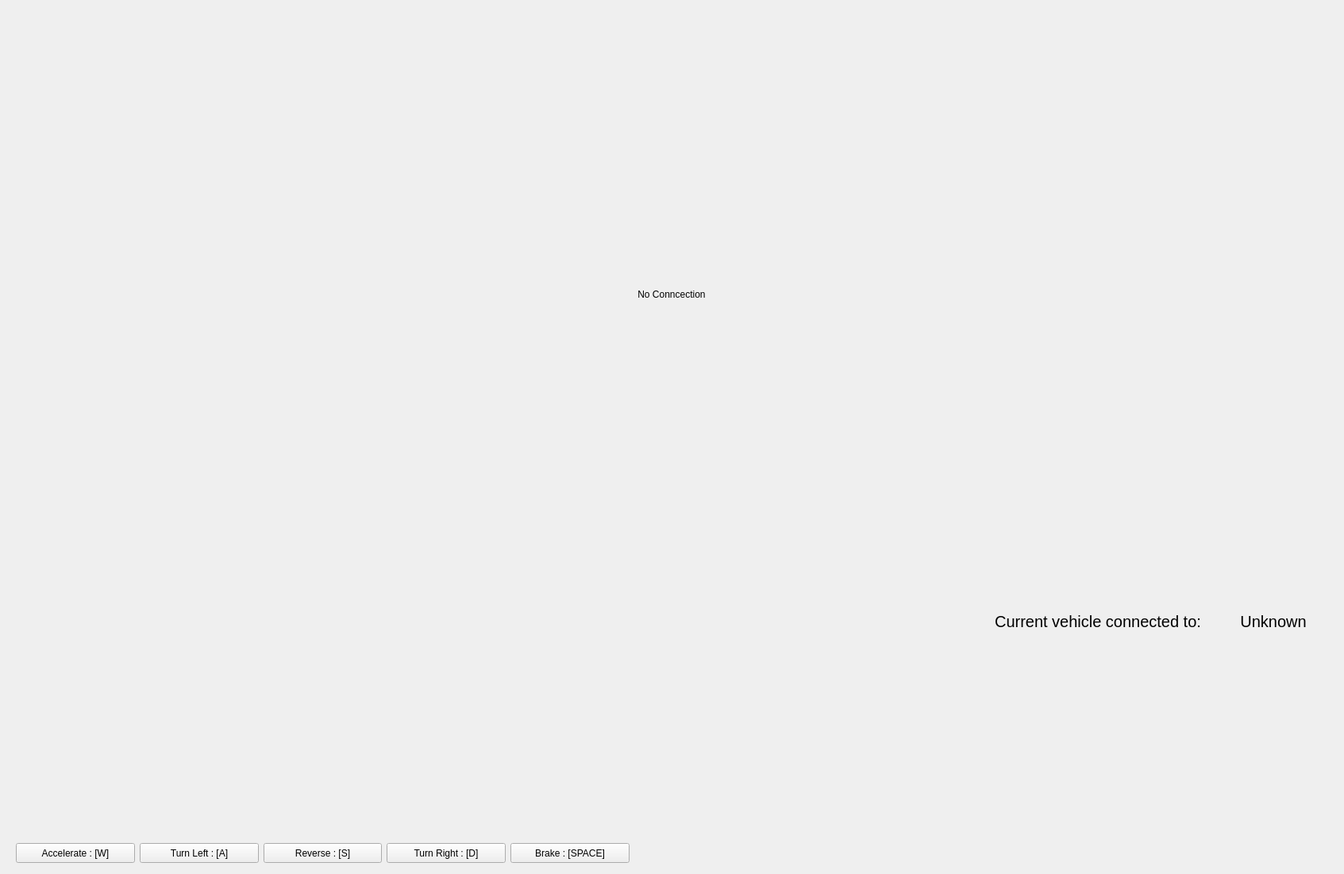
         <widget class="QWidget" name="drivePage">
          <layout class="QVBoxLayout" name="verticalLayout_5">
           <property name="spacing">
            <number>9</number>
           </property>
           <item>
            <widget class="QWidget" name="videoStreamWidget" native="true">
             <property name="sizePolicy">
              <sizepolicy hsizetype="Ignored" vsizetype="Ignored">
               <horstretch>0</horstretch>
               <verstretch>0</verstretch>
              </sizepolicy>
             </property>
             <property name="minimumSize">
              <size>
               <width>1280</width>
               <height>720</height>
              </size>
             </property>
             <property name="maximumSize">
              <size>
               <width>1920</width>
               <height>1080</height>
              </size>
             </property>
             <property name="sizeIncrement">
              <size>
               <width>0</width>
               <height>0</height>
              </size>
             </property>
             <property name="baseSize">
              <size>
               <width>1280</width>
               <height>720</height>
              </size>
             </property>
             <property name="layoutDirection">
              <enum>Qt::LayoutDirection::LeftToRight</enum>
             </property>
             <layout class="QGridLayout" name="gridLayout" columnstretch="0">
              <property name="sizeConstraint">
               <enum>QLayout::SizeConstraint::SetMinAndMaxSize</enum>
              </property>
              <property name="leftMargin">
               <number>0</number>
              </property>
              <property name="topMargin">
               <number>0</number>
              </property>
              <property name="rightMargin">
               <number>0</number>
              </property>
              <property name="bottomMargin">
               <number>0</number>
              </property>
              <property name="spacing">
               <number>0</number>
              </property>
              <item row="0" column="0" alignment="Qt::AlignmentFlag::AlignHCenter|Qt::AlignmentFlag::AlignVCenter">
               <widget class="QLabel" name="videoStreamLabel">
                <property name="sizePolicy">
                 <sizepolicy hsizetype="Ignored" vsizetype="Ignored">
                  <horstretch>0</horstretch>
                  <verstretch>0</verstretch>
                 </sizepolicy>
                </property>
                <property name="minimumSize">
                 <size>
                  <width>1280</width>
                  <height>720</height>
                 </size>
                </property>
                <property name="maximumSize">
                 <size>
                  <width>1920</width>
                  <height>1080</height>
                 </size>
                </property>
                <property name="sizeIncrement">
                 <size>
                  <width>0</width>
                  <height>0</height>
                 </size>
                </property>
                <property name="baseSize">
                 <size>
                  <width>1280</width>
                  <height>720</height>
                 </size>
                </property>
                <property name="layoutDirection">
                 <enum>Qt::LayoutDirection::LeftToRight</enum>
                </property>
                <property name="text">
                 <string>No Conncection</string>
                </property>
                <property name="scaledContents">
                 <bool>true</bool>
                </property>
                <property name="alignment">
                 <set>Qt::AlignmentFlag::AlignCenter</set>
                </property>
                <property name="wordWrap">
                 <bool>true</bool>
                </property>
               </widget>
              </item>
             </layout>
            </widget>
           </item>
           <item>
            <widget class="QWidget" name="vehicleControlPanelWidget" native="true">
             <property name="minimumSize">
              <size>
               <width>0</width>
               <height>350</height>
              </size>
             </property>
             <property name="maximumSize">
              <size>
               <width>16777215</width>
               <height>350</height>
              </size>
             </property>
             <layout class="QHBoxLayout" name="horizontalLayout_6">
              <property name="leftMargin">
               <number>0</number>
              </property>
              <property name="bottomMargin">
               <number>0</number>
              </property>
              <item>
               <widget class="QWidget" name="vehicleGaugeClusterWidget" native="true">
                <property name="minimumSize">
                 <size>
                  <width>800</width>
                  <height>0</height>
                 </size>
                </property>
                <property name="maximumSize">
                 <size>
                  <width>1000</width>
                  <height>16777215</height>
                 </size>
                </property>
                <layout class="QVBoxLayout" name="verticalLayout_6">
                 <property name="spacing">
                  <number>0</number>
                 </property>
                 <property name="leftMargin">
                  <number>0</number>
                 </property>
                 <property name="topMargin">
                  <number>0</number>
                 </property>
                 <property name="bottomMargin">
                  <number>0</number>
                 </property>
                 <item>
                  <widget class="QWidget" name="clusterWidget" native="true">
                   <property name="minimumSize">
                    <size>
                     <width>0</width>
                     <height>300</height>
                    </size>
                   </property>
                   <property name="maximumSize">
                    <size>
                     <width>16777215</width>
                     <height>300</height>
                    </size>
                   </property>
                   <layout class="QHBoxLayout" name="horizontalLayout_16">
                    <property name="leftMargin">
                     <number>0</number>
                    </property>
                    <property name="topMargin">
                     <number>0</number>
                    </property>
                    <property name="rightMargin">
                     <number>0</number>
                    </property>
                    <property name="bottomMargin">
                     <number>0</number>
                    </property>
                    <item>
                     <widget class="QWidget" name="prndWidget" native="true">
                      <property name="minimumSize">
                       <size>
                        <width>75</width>
                        <height>300</height>
                       </size>
                      </property>
                      <property name="maximumSize">
                       <size>
                        <width>75</width>
                        <height>300</height>
                       </size>
                      </property>
                     </widget>
                    </item>
                    <item>
                     <spacer name="horizontalSpacer_6">
                      <property name="orientation">
                       <enum>Qt::Orientation::Horizontal</enum>
                      </property>
                      <property name="sizeHint" stdset="0">
                       <size>
                        <width>20</width>
                        <height>20</height>
                       </size>
                      </property>
                     </spacer>
                    </item>
                    <item>
                     <widget class="QWidget" name="speedometerWidget" native="true">
                      <property name="minimumSize">
                       <size>
                        <width>300</width>
                        <height>300</height>
                       </size>
                      </property>
                      <property name="maximumSize">
                       <size>
                        <width>300</width>
                        <height>300</height>
                       </size>
                      </property>
                     </widget>
                    </item>
                    <item>
                     <spacer name="horizontalSpacer_7">
                      <property name="orientation">
                       <enum>Qt::Orientation::Horizontal</enum>
                      </property>
                      <property name="sizeHint" stdset="0">
                       <size>
                        <width>20</width>
                        <height>20</height>
                       </size>
                      </property>
                     </spacer>
                    </item>
                    <item>
                     <widget class="QWidget" name="steerAngleWidget" native="true">
                      <property name="minimumSize">
                       <size>
                        <width>300</width>
                        <height>300</height>
                       </size>
                      </property>
                      <property name="maximumSize">
                       <size>
                        <width>300</width>
                        <height>300</height>
                       </size>
                      </property>
                     </widget>
                    </item>
                   </layout>
                  </widget>
                 </item>
                 <item alignment="Qt::AlignmentFlag::AlignBottom">
                  <widget class="QWidget" name="vehicleKeyInfoWidget" native="true">
                   <property name="minimumSize">
                    <size>
                     <width>0</width>
                     <height>30</height>
                    </size>
                   </property>
                   <property name="maximumSize">
                    <size>
                     <width>800</width>
                     <height>40</height>
                    </size>
                   </property>
                   <layout class="QHBoxLayout" name="horizontalLayout_7">
                    <property name="topMargin">
                     <number>0</number>
                    </property>
                    <property name="bottomMargin">
                     <number>0</number>
                    </property>
                    <item>
                     <widget class="QPushButton" name="accelerateBtn">
                      <property name="minimumSize">
                       <size>
                        <width>0</width>
                        <height>25</height>
                       </size>
                      </property>
                      <property name="maximumSize">
                       <size>
                        <width>16777215</width>
                        <height>25</height>
                       </size>
                      </property>
                      <property name="text">
                       <string>Accelerate : [W]</string>
                      </property>
                     </widget>
                    </item>
                    <item>
                     <widget class="QPushButton" name="turnLeftBtn">
                      <property name="minimumSize">
                       <size>
                        <width>0</width>
                        <height>25</height>
                       </size>
                      </property>
                      <property name="maximumSize">
                       <size>
                        <width>16777215</width>
                        <height>25</height>
                       </size>
                      </property>
                      <property name="text">
                       <string>Turn Left : [A]</string>
                      </property>
                     </widget>
                    </item>
                    <item>
                     <widget class="QPushButton" name="reverseBtn">
                      <property name="minimumSize">
                       <size>
                        <width>0</width>
                        <height>25</height>
                       </size>
                      </property>
                      <property name="maximumSize">
                       <size>
                        <width>16777215</width>
                        <height>25</height>
                       </size>
                      </property>
                      <property name="text">
                       <string>Reverse : [S]</string>
                      </property>
                     </widget>
                    </item>
                    <item>
                     <widget class="QPushButton" name="turnRightBtn">
                      <property name="minimumSize">
                       <size>
                        <width>0</width>
                        <height>25</height>
                       </size>
                      </property>
                      <property name="maximumSize">
                       <size>
                        <width>16777215</width>
                        <height>25</height>
                       </size>
                      </property>
                      <property name="text">
                       <string>Turn Right : [D]</string>
                      </property>
                     </widget>
                    </item>
                    <item>
                     <widget class="QPushButton" name="brakeBtn">
                      <property name="minimumSize">
                       <size>
                        <width>0</width>
                        <height>25</height>
                       </size>
                      </property>
                      <property name="maximumSize">
                       <size>
                        <width>16777215</width>
                        <height>25</height>
                       </size>
                      </property>
                      <property name="text">
                       <string>Brake : [SPACE]</string>
                      </property>
                     </widget>
                    </item>
                   </layout>
                  </widget>
                 </item>
                </layout>
               </widget>
              </item>
              <item>
               <spacer name="horizontalSpacer_8">
                <property name="orientation">
                 <enum>Qt::Orientation::Horizontal</enum>
                </property>
                <property name="sizeType">
                 <enum>QSizePolicy::Policy::Expanding</enum>
                </property>
                <property name="sizeHint" stdset="0">
                 <size>
                  <width>40</width>
                  <height>20</height>
                 </size>
                </property>
               </spacer>
              </item>
              <item>
               <widget class="QWidget" name="alertAssistWidget" native="true">
                <property name="minimumSize">
                 <size>
                  <width>180</width>
                  <height>300</height>
                 </size>
                </property>
               </widget>
              </item>
              <item>
               <spacer name="horizontalSpacer_5">
                <property name="orientation">
                 <enum>Qt::Orientation::Horizontal</enum>
                </property>
                <property name="sizeType">
                 <enum>QSizePolicy::Policy::Ignored</enum>
                </property>
                <property name="sizeHint" stdset="0">
                 <size>
                  <width>180</width>
                  <height>20</height>
                 </size>
                </property>
               </spacer>
              </item>
              <item alignment="Qt::AlignmentFlag::AlignRight">
               <widget class="QWidget" name="vehicleStatusWidget" native="true">
                <property name="minimumSize">
                 <size>
                  <width>450</width>
                  <height>0</height>
                 </size>
                </property>
                <property name="maximumSize">
                 <size>
                  <width>450</width>
                  <height>16777215</height>
                 </size>
                </property>
                <layout class="QVBoxLayout" name="verticalLayout_14">
                 <property name="bottomMargin">
                  <number>0</number>
                 </property>
                 <item>
                  <widget class="QWidget" name="connectionVehicleTypeWidget" native="true">
                   <property name="minimumSize">
                    <size>
                     <width>0</width>
                     <height>50</height>
                    </size>
                   </property>
                   <property name="maximumSize">
                    <size>
                     <width>16777215</width>
                     <height>50</height>
                    </size>
                   </property>
                   <layout class="QHBoxLayout" name="horizontalLayout_8">
                    <property name="spacing">
                     <number>10</number>
                    </property>
                    <property name="leftMargin">
                     <number>0</number>
                    </property>
                    <property name="topMargin">
                     <number>0</number>
                    </property>
                    <property name="rightMargin">
                     <number>0</number>
                    </property>
                    <property name="bottomMargin">
                     <number>0</number>
                    </property>
                    <item>
                     <widget class="QWidget" name="currentVehicleLblWidget" native="true">
                      <property name="minimumSize">
                       <size>
                        <width>0</width>
                        <height>50</height>
                       </size>
                      </property>
                      <property name="maximumSize">
                       <size>
                        <width>16777215</width>
                        <height>50</height>
                       </size>
                      </property>
                      <layout class="QVBoxLayout" name="verticalLayout_13">
                       <property name="spacing">
                        <number>10</number>
                       </property>
                       <property name="leftMargin">
                        <number>0</number>
                       </property>
                       <property name="topMargin">
                        <number>0</number>
                       </property>
                       <property name="rightMargin">
                        <number>0</number>
                       </property>
                       <property name="bottomMargin">
                        <number>0</number>
                       </property>
                       <item>
                        <widget class="QLabel" name="currentVehicleLabel">
                         <property name="font">
                          <font>
                           <pointsize>15</pointsize>
                          </font>
                         </property>
                         <property name="layoutDirection">
                          <enum>Qt::LayoutDirection::LeftToRight</enum>
                         </property>
                         <property name="text">
                          <string>Current vehicle connected to:</string>
                         </property>
                         <property name="alignment">
                          <set>Qt::AlignmentFlag::AlignCenter</set>
                         </property>
                        </widget>
                       </item>
                      </layout>
                     </widget>
                    </item>
                    <item>
                     <widget class="QLabel" name="vehicleTypeLabel">
                      <property name="minimumSize">
                       <size>
                        <width>100</width>
                        <height>0</height>
                       </size>
                      </property>
                      <property name="maximumSize">
                       <size>
                        <width>120</width>
                        <height>16777215</height>
                       </size>
                      </property>
                      <property name="font">
                       <font>
                        <pointsize>15</pointsize>
                       </font>
                      </property>
                      <property name="text">
                       <string>Unknown</string>
                      </property>
                      <property name="alignment">
                       <set>Qt::AlignmentFlag::AlignCenter</set>
                      </property>
                     </widget>
                    </item>
                   </layout>
                  </widget>
                 </item>
                 <item>
                  <spacer name="verticalSpacer_7">
                   <property name="orientation">
                    <enum>Qt::Orientation::Vertical</enum>
                   </property>
                   <property name="sizeHint" stdset="0">
                    <size>
                     <width>20</width>
                     <height>255</height>
                    </size>
                   </property>
                  </spacer>
                 </item>
                 <item>
                  <widget class="QWidget" name="vehicleAlertLogWidget" native="true">
                   <property name="minimumSize">
                    <size>
                     <width>0</width>
                     <height>250</height>
                    </size>
                   </property>
                  </widget>
                 </item>
                </layout>
               </widget>
              </item>
             </layout>
            </widget>
           </item>
          </layout>
         </widget>
